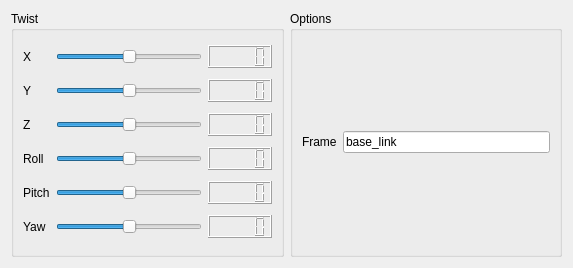
<?xml version="1.0" encoding="UTF-8"?>
<ui version="4.0">
 <class>Form</class>
 <widget class="QWidget" name="Form">
  <property name="geometry">
   <rect>
    <x>0</x>
    <y>0</y>
    <width>573</width>
    <height>268</height>
   </rect>
  </property>
  <property name="windowTitle">
   <string>Form</string>
  </property>
  <layout class="QHBoxLayout" stretch="1,1">
   <item>
    <widget class="QGroupBox" name="TwistPanel">
     <property name="title">
      <string>Twist</string>
     </property>
     <property name="flat">
      <bool>false</bool>
     </property>
     <layout class="QGridLayout" name="gridLayout" columnstretch="0,0,0">
      <item row="2" column="2">
       <widget class="QLCDNumber" name="twist_z_lcd"/>
      </item>
      <item row="3" column="0">
       <widget class="QLabel" name="twist_roll_label">
        <property name="text">
         <string>Roll</string>
        </property>
       </widget>
      </item>
      <item row="3" column="2">
       <widget class="QLCDNumber" name="twist_roll_lcd"/>
      </item>
      <item row="4" column="0">
       <widget class="QLabel" name="twist_pitch_label">
        <property name="text">
         <string>Pitch</string>
        </property>
       </widget>
      </item>
      <item row="4" column="2">
       <widget class="QLCDNumber" name="twist_pitch_lcd"/>
      </item>
      <item row="5" column="0">
       <widget class="QLabel" name="twist_yaw_label">
        <property name="text">
         <string>Yaw</string>
        </property>
       </widget>
      </item>
      <item row="5" column="2">
       <widget class="QLCDNumber" name="twist_yaw_lcd"/>
      </item>
      <item row="1" column="2">
       <widget class="QLCDNumber" name="twist_y_lcd"/>
      </item>
      <item row="2" column="0">
       <widget class="QLabel" name="twist_z_label">
        <property name="text">
         <string>Z</string>
        </property>
       </widget>
      </item>
      <item row="1" column="0">
       <widget class="QLabel" name="twist_y_label">
        <property name="text">
         <string>Y</string>
        </property>
       </widget>
      </item>
      <item row="0" column="2">
       <widget class="QLCDNumber" name="twist_x_lcd">
        <property name="smallDecimalPoint">
         <bool>false</bool>
        </property>
        <property name="value" stdset="0">
         <double>0.000000000000000</double>
        </property>
       </widget>
      </item>
      <item row="0" column="0">
       <widget class="QLabel" name="twist_x_label">
        <property name="text">
         <string>X</string>
        </property>
       </widget>
      </item>
      <item row="2" column="1">
       <widget class="QSlider" name="twist_z_slider">
        <property name="minimum">
         <number>-100</number>
        </property>
        <property name="maximum">
         <number>100</number>
        </property>
        <property name="orientation">
         <enum>Qt::Horizontal</enum>
        </property>
       </widget>
      </item>
      <item row="4" column="1">
       <widget class="QSlider" name="twist_pitch_slider">
        <property name="minimum">
         <number>-100</number>
        </property>
        <property name="maximum">
         <number>100</number>
        </property>
        <property name="orientation">
         <enum>Qt::Horizontal</enum>
        </property>
       </widget>
      </item>
      <item row="1" column="1">
       <widget class="QSlider" name="twist_y_slider">
        <property name="minimum">
         <number>-100</number>
        </property>
        <property name="maximum">
         <number>100</number>
        </property>
        <property name="orientation">
         <enum>Qt::Horizontal</enum>
        </property>
       </widget>
      </item>
      <item row="0" column="1">
       <widget class="QSlider" name="twist_x_slider">
        <property name="minimum">
         <number>-100</number>
        </property>
        <property name="maximum">
         <number>100</number>
        </property>
        <property name="orientation">
         <enum>Qt::Horizontal</enum>
        </property>
       </widget>
      </item>
      <item row="3" column="1">
       <widget class="QSlider" name="twist_roll_slider">
        <property name="minimum">
         <number>-100</number>
        </property>
        <property name="maximum">
         <number>100</number>
        </property>
        <property name="orientation">
         <enum>Qt::Horizontal</enum>
        </property>
       </widget>
      </item>
      <item row="5" column="1">
       <widget class="QSlider" name="twist_yaw_slider">
        <property name="minimum">
         <number>-100</number>
        </property>
        <property name="maximum">
         <number>100</number>
        </property>
        <property name="singleStep">
         <number>1</number>
        </property>
        <property name="orientation">
         <enum>Qt::Horizontal</enum>
        </property>
       </widget>
      </item>
     </layout>
    </widget>
   </item>
   <item>
    <layout class="QVBoxLayout" name="verticalLayout">
     <item>
      <widget class="QGroupBox" name="OptionsPanel">
       <property name="title">
        <string>Options</string>
       </property>
       <layout class="QGridLayout" name="gridLayout_2">
        <item row="0" column="0">
         <widget class="QLabel" name="frame_label">
          <property name="text">
           <string>Frame</string>
          </property>
         </widget>
        </item>
        <item row="0" column="1">
         <widget class="QLineEdit" name="frame_edit">
          <property name="text">
           <string>base_link</string>
          </property>
         </widget>
        </item>
       </layout>
      </widget>
     </item>
    </layout>
   </item>
  </layout>
 </widget>
 <resources/>
 <connections/>
</ui>
